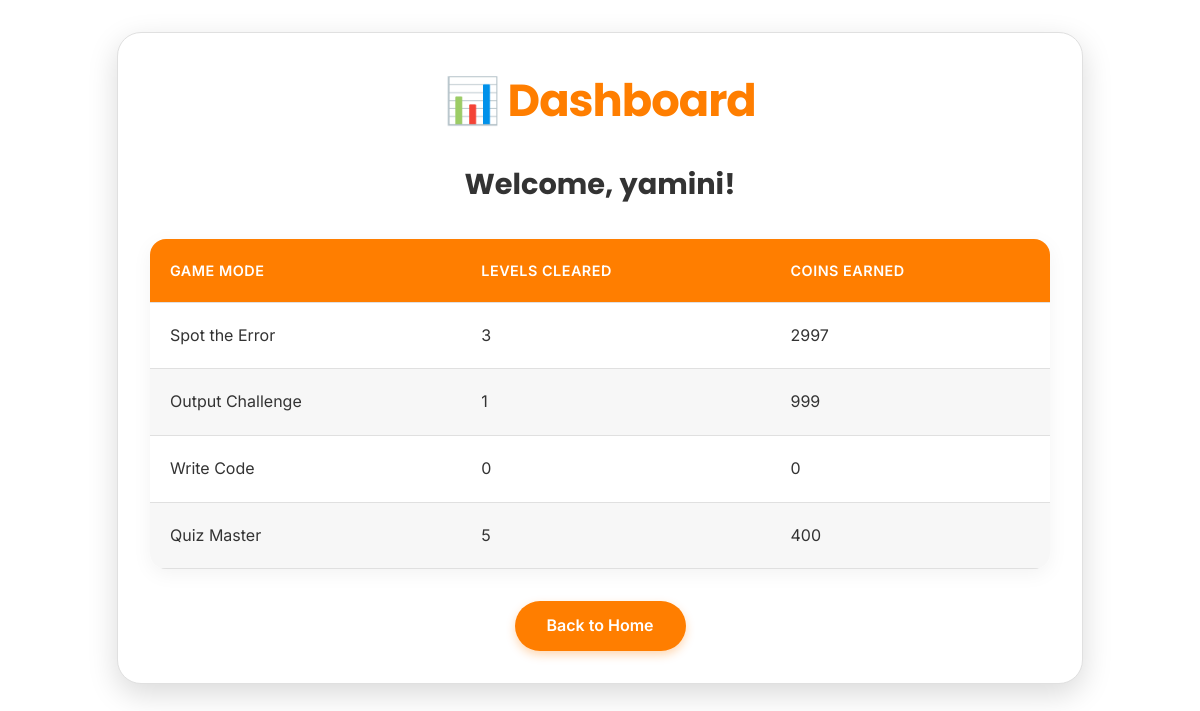
The app's page /dashboard (signed in) with its own data.
### tables this page shows
CREATE TABLE account(
                 id integer primary key autoincrement,
                 name text,
                 username text unique,
                 email text,
                 password text
                 );

CREATE TABLE user_progress(
            id integer primary key autoincrement,
            user_id integer not null,
            levels_cleared integer default 0,
            coins integer default 0,
            output_levels_cleared integer default 0,
            output_coins integer default 0,
            write_levels_cleared integer default 0,
            write_coins integer default 0,
            quiz_levels_cleared integer default 0,
            quiz_coins integer default 0,
            foreign key(user_id) references account(id)
        );

### app.py (the view)
@app.route("/dashboard")
def dashboard():
    name = session["p_name"]
    conn = sq.connect("database.db")
    conn.row_factory = sq.Row
    cur = conn.cursor()
    cur.execute("SELECT id FROM account WHERE name = ?", (name,))
    user_row = cur.fetchone()
    user_id = user_row["id"]
    cur.execute("SELECT * FROM user_progress WHERE user_id = ?", (user_id,))
    progress = cur.fetchone()
    conn.close()
    stats = {
        "Spot the Error": {
            "levels": progress["levels_cleared"],
            "coins": progress["coins"],
        },
        "Output Challenge": {
            "levels": progress["output_levels_cleared"],
            "coins": progress["output_coins"],
        },
        "Write Code": {
            "levels": progress["write_levels_cleared"],
            "coins": progress["write_coins"],
        },
        "Quiz Master": {
            "levels": progress["quiz_levels_cleared"],
            "coins": progress["quiz_coins"],
        },
    }
    return render_template("dashboard.html", name=name, stats=stats)

### templates/dashboard.html (shortened to what this page needs)
<!DOCTYPE html>
<html lang="en">
<head>
</head>
<body>
    <div class="container">
        <h1>📊 Dashboard</h1>
        <h2>Welcome, {{ name }}!</h2>
        <table>
            <thead>
                <tr>
                    <th>Game Mode</th>
                    <th>Levels Cleared</th>
                    <th>Coins Earned</th>
                </tr>
            </thead>
            <tbody>
                {% for mode, data in stats.items() %}
                <tr>
                    <td>{{ mode }}</td>
                    <td>{{ data.levels }}</td>
                    <td>{{ data.coins }}</td>
                </tr>
                {% endfor %}
            </tbody>
        </table>
        <footer class="dashboard-footer">
            <a class="btn-back" href="/home">Back to Home</a>
        </footer>
    </div>
</body>
</html>

### templates/dashboard.html (style rules this page uses)
:root { --bg-light: #ffffff; --bg-card: #ffffff; --text-dark: #333333; --text-secondary: #666666; --accent-orange: #ff7e00; --accent-orange-dark: #cc6400; }
body { background-color: var(--bg-light); color: var(--text-dark); font-family: 'Inter', sans-serif; margin: 0; padding: 2rem; display: flex; flex-direction: column; align-items: center; min-height: 100vh; line-height: 1.6; -webkit-font-smoothing: antialiased; -moz-osx-font-smoothing: grayscale; }
.container { width: 100%; max-width: 900px; padding: 2rem; background-color: var(--bg-card); border: 1px solid #e0e0e0; border-radius: 1.5rem; box-shadow: 0 10px 30px rgba(0, 0, 0, 0.15); text-align: center; margin-bottom: 2rem; }
h1 { font-family: 'Poppins', sans-serif; font-size: 2.8rem; color: var(--accent-orange); margin-top: 0; margin-bottom: 1.5rem; letter-spacing: -1px; }
h2 { font-family: 'Poppins', sans-serif; font-size: 1.8rem; color: var(--text-dark); margin-bottom: 2rem; }
table { width: 100%; border-collapse: collapse; margin-top: 2rem; border-radius: 1rem; overflow: hidden; box-shadow: 0 5px 20px rgba(0, 0, 0, 0.05); }
th, td { padding: 1.25rem; text-align: left; border-bottom: 1px solid #e0e0e0; }
th { background-color: var(--accent-orange); color: var(--bg-card); font-weight: 600; text-transform: uppercase; font-size: 0.9rem; letter-spacing: 0.5px; }
tr:nth-child(even) { background-color: #f7f7f7; }
.btn-back { display: inline-block; margin-top: 2rem; padding: 0.75rem 2rem; background-color: var(--accent-orange); color: var(--bg-card); text-decoration: none; border-radius: 9999px; font-weight: 600; box-shadow: 0 4px 10px rgba(255, 126, 0, 0.3); }

### records on screen
account: name "yamini"
user_progress: coins "2997" "999" "400"

### other values on screen
{{ mode }} "Spot the Error" "Output Challenge" "Write Code" "Quiz Master"
{{ data.levels }} "3" "1" "0" "5"
{{ data.coins }} "0"
